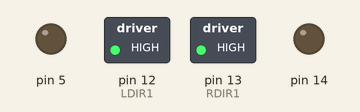
The sketch below on a simulated Arduino Uno, built with avr-gcc and run on an emulated ATmega328P. Parts: switched loads named in the sketch (green lamp = pin HIGH), output pins drawn as LEDs (lit = HIGH).

Above: at 1.5 s.
At 4.0 s:
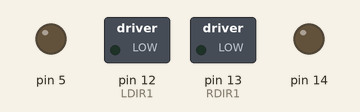
At 6.5 s:
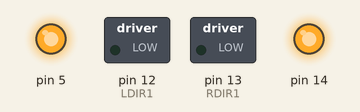
At 9.0 s:
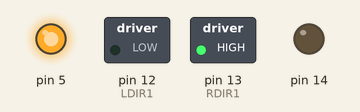
Timing chart, 0 to 13.0 s (numbered marks = the images above):
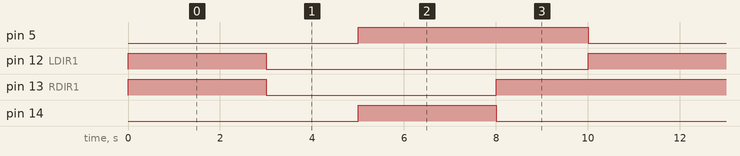

The sketch:

DCmotor.ino
```cpp
#include "DCmotor.h"

// 使用 const int 替代 #define，有类型检查，更安全
const int LPWM = 27;
const int LDIR2 = 14;
const int LDIR1 = 12;
const int RDIR1 = 13;
const int RDIR2 = 5;
const int RPWM = 23;

DCmotor Lmotor;
DCmotor Rmotor;

void setup() {
  Lmotor.attach(LDIR1, LDIR2, LPWM);
  Rmotor.attach(RDIR1, RDIR2, RPWM);

  // 💡 调试提示：如果发现左右轮一个向前一个向后，取消下面这行的注释
  // Rmotor.invertDirection(); // 反转右电机方向，让双轮同向
}

void loop() {
  // 1. 双轮慢速前进 3 秒 (速度 64)
  Lmotor.setSpeed(true, 64);
  Rmotor.setSpeed(true, 64);
  delay(3000);

  // 2. 滑行停止 2 秒
  Lmotor.stop();
  Rmotor.stop();
  delay(2000);

  // 3. 双轮快速后退 3 秒 (速度 192)
  Lmotor.setSpeed(false, 192);
  Rmotor.setSpeed(false, 192);
  delay(3000);

  // 4. 左轮滑行，右轮刹车，测试区别 (2秒)
  Lmotor.stop();
  Rmotor.brake();
  delay(2000);
}
```

DCmotor.cpp
```cpp
#include "DCmotor.h"
#include <Arduino.h>

DCmotor::DCmotor() {};
DCmotor::~DCmotor() {};

void DCmotor::attach(unsigned int IN1, unsigned int IN2, unsigned int PWM) {
  in1 = IN1;
  in2 = IN2;
  pwm = PWM;
  pinMode(in1, OUTPUT);
  pinMode(in2, OUTPUT);
  pinMode(pwm, OUTPUT);
  isAttached = true;
}

void DCmotor::invertDirection() {
  if (!isAttached) return;
  isInvertdirection = !isInvertdirection;
}

void DCmotor::setSpeed(bool direction, unsigned int value) {
  if (!isAttached) return; // ✅ 修复 BUG

  // 异或操作巧妙处理方向反转
  digitalWrite(in1, direction ^ isInvertdirection);
  digitalWrite(in2, !direction ^ isInvertdirection);

  if (value > 255) value = 255;
  analogWrite(pwm, value);
  isSetdirection = true;
}

void DCmotor::setSpeed(unsigned int value) {
  if (!isAttached) return;

  // 优化：如果没有设置过方向，默认给正转
  if (!isSetdirection) {
    setSpeed(true, value);
  } else {
    if (value > 255) value = 255;
    analogWrite(pwm, value);
  }
}

void DCmotor::brake() {
  if (!isAttached) return; // ✅ 修复 BUG
  digitalWrite(in1, HIGH);
  digitalWrite(in2, HIGH);
  isSetdirection = false;
}

void DCmotor::stop() {
  if (!isAttached) return; // ✅ 修复 BUG
  digitalWrite(in1, LOW);
  digitalWrite(in2, LOW);
  isSetdirection = false;
}
```

DCmotor.h
```cpp
#ifndef DCMOTOR_H
#define DCMOTOR_H

class DCmotor {
  public:
    DCmotor();
    ~DCmotor();

    // 初始化引脚
    void attach(unsigned int IN1, unsigned int IN2, unsigned int PWM);

    // 反转电机方向（用于左右电机对称安装）
    void invertDirection();

    // 设置速度（保留当前方向）
    void setSpeed(unsigned int value);

    // 设置方向和速度 (direction: true=正转, false=反转)
    void setSpeed(bool direction, unsigned int value);

    // 滑行停止（高阻抗）
    void stop();

    // 刹车制动（短路制动）
    void brake();

  private:
    unsigned int in1, in2, pwm;
    bool isAttached = false;
    bool isInvertdirection = false;
    bool isSetdirection = false;
};

#endif
```

Measured:
- by itself, pin 5: alternates HIGH for 5.0 s and LOW for 5.0 s
- by itself, pin 12 (LDIR1), pin 14: alternates HIGH for 3.0 s and LOW for 7.0 s
- by itself, pin 13 (RDIR1): repeats every 10.0 s: LOW 5.0 s, HIGH 5.0 s
